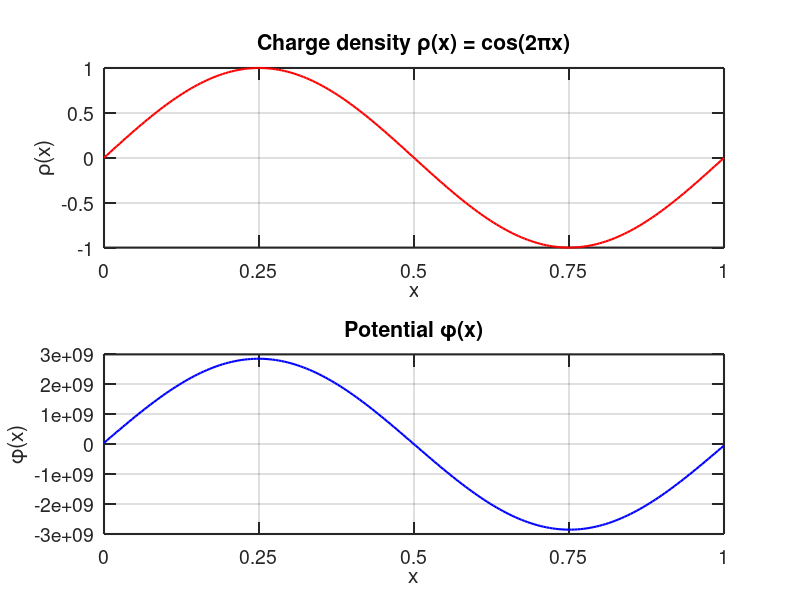
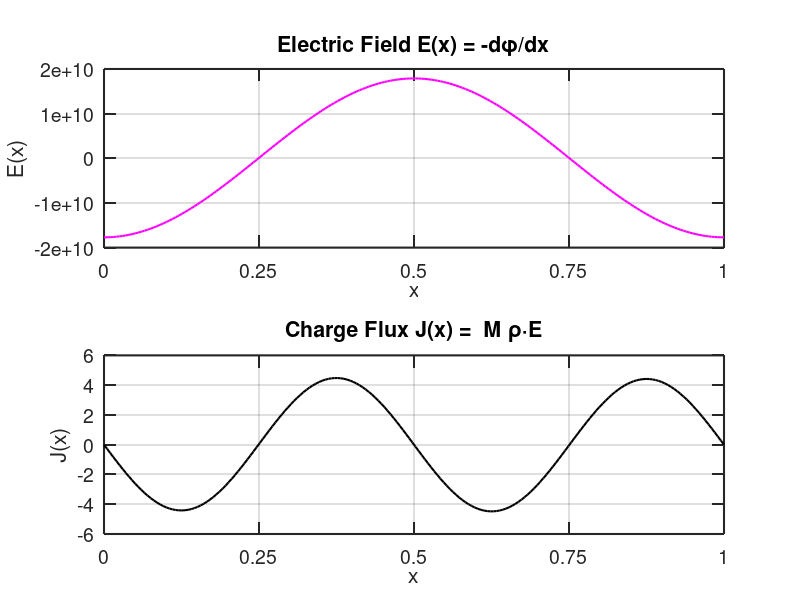
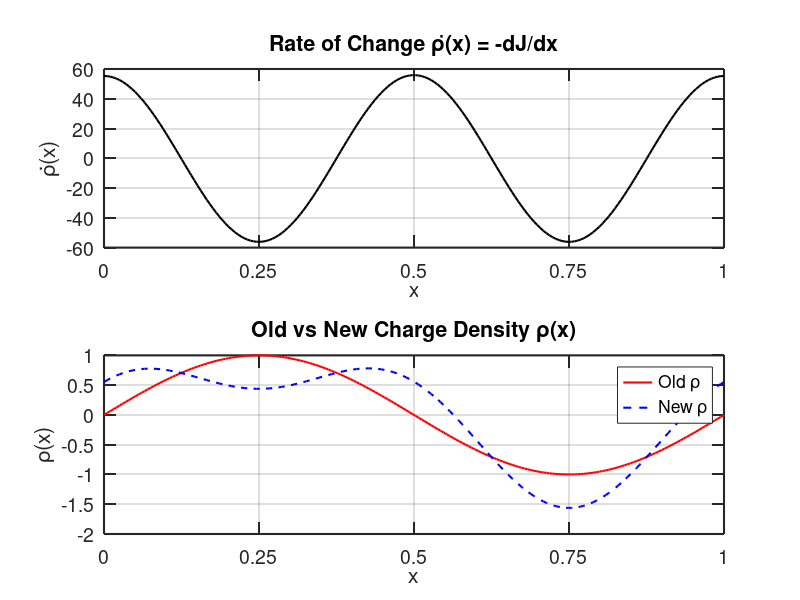

Here is the MATLAB script that generated these plots, in order:
#!/usr/bin/env -S octave --no-gui --quiet
set(0, "defaultfigurevisible", "off");  % hide figure window
addpath(genpath("./../../src"));  % add src folder to path

% ---------------------------------------------------------------------------
% NOTE: Solving Numerically using finite difference method (SOR)
% ---------------------------------------------------------------------------

clear; clc;

Solver.Jacobi = 1;
Solver.FFT = 2;
Solver.SOR = 3;

solver = Solver.FFT;


% Poisson equation in 1D using SOR: d²φ/dx² = -ρ(x)/ε₀

% Parameters
Nx = 200;
Lx = 1.0;
dx = Lx / (Nx - 1);

epsilon0 = 8.854e-12;

omega = 1.8;       % relaxation factor (1 < ω < 2 for acceleration)

% Grid
x = linspace(0, Lx, Nx);

% Charge density
rho = sin(2 * pi * x);

% Initialize potential (Dirichlet BC)
phi = zeros(1, Nx);

% Iteration parameters
max_iter = 10000;
tol = 1e-9;

switch solver
    case Solver.Jacobi
        % Jacobi iteration (using old values)
        for iter = 1:max_iter
            phi_old = phi;   % keep previous step
            for i = 2:Nx-1
                phi(i) = 0.5 * (phi_old(i+1) + phi_old(i-1) + dx^2 * rho(i) / epsilon0);
           end
            % Periodic BCs
            phi(1) = 0.5 * (phi_old(2) + phi_old(end) + dx^2 * rho(1) / epsilon0);
            phi(end) = 0.5 * (phi_old(1) + phi_old(end-1) + dx^2 * rho(end) / epsilon0);
        

            % Convergence check

            maxdiff = max(abs(phi - phi_old));
            if mod(iter, 500) == 0
                fprintf("Iter %d: maxdiff = %.3e\n", iter, maxdiff);
            end
            if maxdiff < tol
                fprintf("Jacobi converged in %d iterations\n", iter);
                break;
            end
        end
        phi = phi - mean(phi);  % remove DC offset

    case Solver.SOR
         for iter = 1:max_iter
             maxdiff = 0;
             for i = 2:Nx-1
                 phi_new = 0.5 * (phi(i+1) + phi(i-1) + dx^2 * rho(i) / epsilon0);
                 phi(i) = (1 - omega) * phi(i) + omega * phi_new;
                 maxdiff = max(maxdiff, abs(phi_new - phi(i)));
             end

             % Print iteration info
             if mod(iter, 500) == 0
                 printf("Iteration %d: max change = %.6e\n", iter, maxdiff);
             end

             if maxdiff < tol
                 printf("Converged in %d iterations\n", iter);
                 break;
             end
         end
    case Solver.FFT
        rho_hat = fft(rho);
        k  = (2*pi/Lx) * [0:(Nx/2-1) -Nx/2:-1];  % periodic wavenumbers
        k2 = k.^2;
        k2(1) = 1;   % avoid division by zero at k = 0
        phi_hat = rho_hat ./ (epsilon0 * k2);
        phi_hat(1) = 0;  % set mean potential to zero
        phi = real(ifft(phi_hat));
end




% Plot results
subplot(2,1,1)
plot(x, rho, 'r', 'LineWidth', 1.5)
xlabel('x'); ylabel('\rho(x)')

title('Charge density \rho(x) = cos(2πx)')
set(gca, 'XTick', [0, 0.25, 0.5, 0.75, 1]);
set   (gca, 'FontSize', 14);
set   (gca, 'LineWidth', 1.5);
set   (gca, 'TickLength', [0.02, 0.02]);
grid on

subplot(2,1,2)
plot(x, phi, 'b', 'LineWidth', 1.5)
xlabel('x'); ylabel('\phi(x)')
title('Potential \phi(x)')
set(gca, 'XTick', [0, 0.25, 0.5, 0.75, 1]);
set   (gca, 'FontSize', 14);
set   (gca, 'LineWidth', 1.5);
set   (gca, 'TickLength', [0.02, 0.02]);
grid on

print ("Numerical_SOR.png", "-dpng");  % saves to PNG


% -------------------------------------------------------------------------
%  NOTE: Compute electric field and movement from potential
% -------------------------------------------------------------------------

E = -gradient(phi, dx);       % Electric field (negative gradient)
mu = 5e-10;                    % Mobility (m^2/V·s) — example value

J = mu * rho .* E;


% -------------------------------------------------------------------------
%  NOTE: Plot field, velocity, and flux
% -------------------------------------------------------------------------

figure

subplot(2,1,1)
plot(x, E, 'm', 'LineWidth', 1.5)
xlabel('x'); ylabel('E(x)')
title('Electric Field E(x) = -d\phi/dx')
set(gca, 'XTick', [0, 0.25, 0.5, 0.75, 1]);
set   (gca, 'FontSize', 14);
set   (gca, 'LineWidth', 1.5);
set   (gca, 'TickLength', [0.02, 0.02]);
grid on


subplot(2,1,2)
plot(x, J, 'k', 'LineWidth', 1.5)
xlabel('x'); ylabel('J(x)')
title('Charge Flux J(x) =  M ρ·E')
set(gca, 'XTick', [0, 0.25, 0.5, 0.75, 1]);
set   (gca, 'FontSize', 14);
set   (gca, 'LineWidth', 1.5);
set   (gca, 'TickLength', [0.02, 0.02]);
grid on

print("Charge_Movement_from_Potential.png", "-dpng");

% -------------------------------------------------------------------------
%  NOTE: Compute rho_dot (charge accumulation rate)
% -------------------------------------------------------------------------

rho_dot = -gradient(J, dx);
rho_dot = rho_dot - mean(rho_dot);  % remove drift
new_rho = rho + 0.01 * rho_dot;    % smaller time step

figure


subplot(2,1,1)
plot(x, rho_dot, 'k', 'LineWidth', 1.5)
title('Rate of Change \rhȯ(x) = -dJ/dx')
xlabel('x'); ylabel('\rhȯ(x)')
set(gca, 'XTick', [0, 0.25, 0.5, 0.75, 1]);
set   (gca, 'FontSize', 14);
set   (gca, 'LineWidth', 1.5);
set   (gca, 'TickLength', [0.02, 0.02]);
grid on

subplot(2,1,2)
plot(x, rho, 'r', 'LineWidth', 1.5); hold on
plot(x, new_rho, 'b--', 'LineWidth', 1.5);
title('Old vs New Charge Density \rho(x)')
set(gca, 'XTick', [0, 0.25, 0.5, 0.75, 1]);
set   (gca, 'FontSize', 14);
set   (gca, 'LineWidth', 1.5);
set   (gca, 'TickLength', [0.02, 0.02]);
xlabel('x'); ylabel('\rho(x)')
legend('Old \rho', 'New \rho')
grid on

print("Charge_Rho_Comparison.png", "-dpng");

printf("All computations and plots completed.\n");
